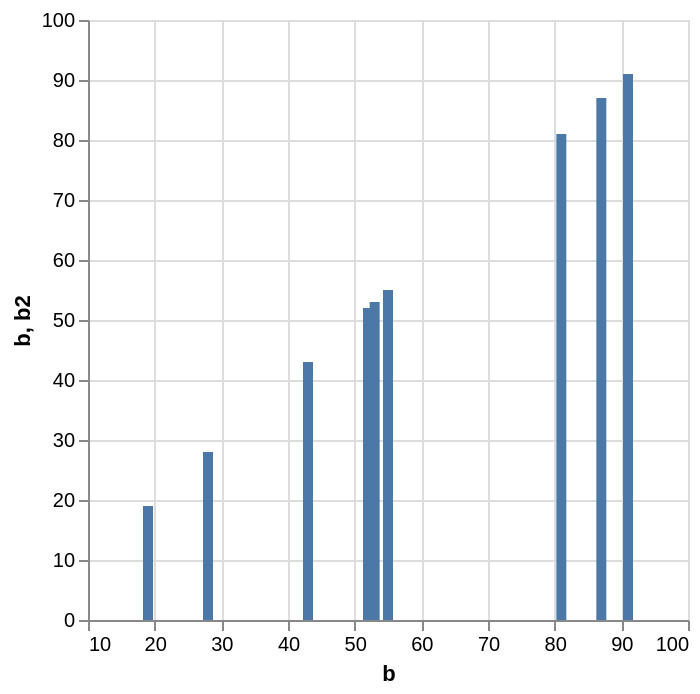

This figure's Vega-Lite source:
### Vega-Lite specification from a JSON file in a GitHub repository (floating-point values rounded to 4 significant figures)
{"$schema": "https://vega.github.io/schema/vega-lite/v6.json", "data": {"values": [{"b": 28, "b2": 0}, {"b": 55, "b2": 0}, {"b": 43, "b2": 0}, {"b": 91, "b2": 0}, {"b": 81, "b2": 0}, {"b": 53, "b2": 0}, {"b": 19, "b2": 0}, {"b": 87, "b2": 0}, {"b": 52, "b2": 0}]}, "mark": {"type": "bar"}, "encoding": {"x": {"field": "b", "type": "quantitative"}, "y": {"field": "b", "type": "quantitative"}, "y2": {"field": "b2"}}}
